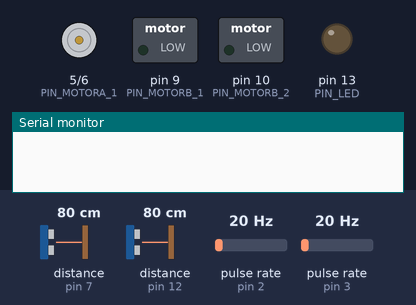
Simulated run of this sketch. Board: Arduino Uno, built with avr-gcc and run on an emulated ATmega328P. Shown: motor-driver pin pairs drawn as motors (green arrow = first pin HIGH = forward, orange = second pin HIGH = backward, longer = more drive), switched loads named in the sketch (green lamp = pin HIGH), output pins drawn as LEDs (lit = HIGH), the last lines printed to the serial monitor. Wiring (inferred from the names in the program): 2 × ultrasonic range finder: trigger pin 8, echo pin 7 / trigger pin 11, echo pin 12; 2 × pulse sensor: data pin 2 / data pin 3. Inputs (shaded band) come from the test bench; at power-on: distance to the obstacle (sensors on pin 7, pin 12) 80 cm, pulse rate (sensors on pin 2, pin 3) 20 Hz. The echo pulse lasts 58.3 µs per cm; pins used as bus, display or sensor lines are not drawn.

Above: at 0.1 s.
At 1.2 s:
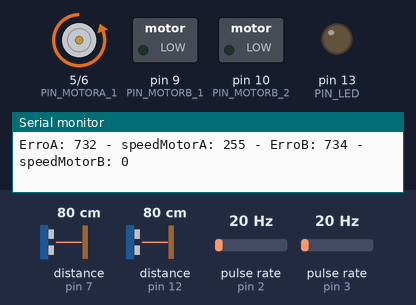
1.3 s: distance to the obstacle (sensor on pin 7) set to 120 cm
5.6 s: distance to the obstacle (sensor on pin 12) set to 2 cm
Timing chart, 0 to 8.6 s (numbered marks = the images above; inputs shaded):
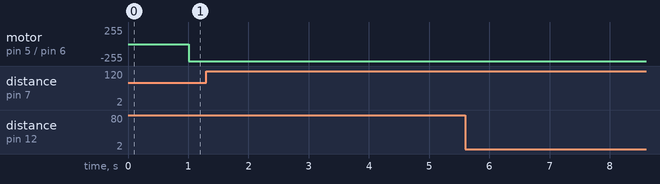

The sketch:

secondOrderFirstTry.ino
```cpp
/*
 *    Desenvolvido por ANDRE ABREU RODRIGUES DE ALMEIDA
 *    Matricula 12/0007100
 *
 *    Trabalho de Controle Digital
 *
 *    Descrição: Controle proporcional de 1 tanque A e 1 tanque B
 *
 *    Referencia:
 *    (1) K. Ogata.Modern Control Engineering, chapter 4, pages 100–158.
 *                Prentice Hall, 5th edition,2009
 */

//Definicao de pinos

  // Sensores ultrassonicos (nivel)
#define echoPin_US_A 7 // Define o pino D7 como ECHO do sensor ultrassonico(HC-SR04) A
#define trigPin_US_A 8 // Define o pino D8 (PWM) como TRIG do sensor ultrassonico(HC-SR04) A
#define echoPin_US_B 12 // Define o pino D12 como ECHO do sensor ultrassonico(HC-SR04) B
#define trigPin_US_B 11 // Define o pino D11 (PWM) como TRIG do sensor ultrassonico(HC-SR04) B
  // Sensores de fluxo
#define flowPin_A 2 // Define o pino D2 como pino de dados do sensor de fluxo (YF-S401) A
#define flowPin_B 3 // Define o pino D3 como pino de dados do sensor de fluxo (YF-S401) B
  // LED
#define PIN_LED 13
  // Motores
        // Motor A
#define PIN_MOTORA_1 5
#define PIN_MOTORA_2 6
        // Motor B
#define PIN_MOTORB_1 9
#define PIN_MOTORB_2 10
  // Botao
#define button 14

  // Unidades internas do programa
#define delayMultiplier 1   //PARA ALTERAR O TEMPO DE AMOSTRAGEM (TS), UTILIZAR ESTE DEFINE

//Variaveis globais

  // Sensores ultrassonicos (nivel)
int distanceFromSensorA, distanceFromSensorB; // Variavel da afericao de distancia
int sumA, sumB; // Variaveis contendo a soma das distancias
int averageA, averageB; // Variaveis que armazenam a media da distancia
int headA, headB; // Variaveis do nível de liquido
int i;  //iterador
  // Sensores de fluxo
double flowRate_A;  // Variavel que armazena o a vazao/fluxo do tanque A
double flowRate_B;  // Variavel que armazena o a vazao/fluxo do tanque B
volatile int count1; // Precisa ser declarado como volatil para ser calculado
                          // corretamente durante as interrupções
volatile int count2; // Precisa ser declarado como volatil para ser calculado
                          // corretamente durante as interrupções
int rA, rB;  // Variavel instantanea R para calculo de polos e zeros
int rMedioA, rMedioB;  // Variavel para armazenar valor medio de R
  // Motores
int speedMotorA, speedMotorB;
  // Referencia
int headRef;
int errorA, errorB;


void setup() {
  //Define entradas e saidas
  pinMode(trigPin_US_A, OUTPUT);  // Define o pino de TRIG do sensor US1 como saida
  pinMode(echoPin_US_A, INPUT);   // Define o pino de ECHO do sensor US1 como entrada
  pinMode(trigPin_US_B, OUTPUT);  // Define o pino de TRIG do sensor US2 como saida
  pinMode(echoPin_US_B, INPUT);   // Define o pino de ECHO do sensor US2 como entrada
  pinMode(flowRate_A, INPUT);     // Define o pino de dados do sensor de fluxo A como entrada
  pinMode(flowRate_B, INPUT);     // Define o pino de dados do sensor de fluxo B como entrada
  pinMode(PIN_LED, OUTPUT);       // Define o LED do pino 13 como saida
  pinMode(PIN_MOTORA_1, OUTPUT);  // Define o pino de controle do motor como saida
  pinMode(PIN_MOTORA_2, OUTPUT);  // Define o pino de controle do motor como saida
  pinMode(PIN_MOTORB_1, OUTPUT);  // Define o pino de controle do motor como saida
  pinMode(PIN_MOTORB_2, OUTPUT);  // Define o pino de controle do motor como saida
  pinMode(button, INPUT);         // Le botao

// Inicia os motores em estado parado
  analogWrite(PIN_MOTORA_1,0);
  analogWrite(PIN_MOTORA_2,0);
  analogWrite(PIN_MOTORB_1,0);
  analogWrite(PIN_MOTORB_2,0);

  // Define as interrupcoes
  attachInterrupt(digitalPinToInterrupt(flowPin_A), flow1, RISING);  // Configura interrupção
                                   // do pino 2 do Arduino para executar a funcao "flow"
  attachInterrupt(digitalPinToInterrupt(flowPin_B), flow2, RISING);  // Configura interrupção
                                   // do pino 3 do Arduino para executar a funcao "flow"

  //Define frequencia de comunicacao serial
  Serial.begin(9600); // Define BAUDRATE em 9600

  //Inicia variaveis
  distanceFromSensorA = 0;
  distanceFromSensorB = 0;
  sumA = 0;
  sumB = 0;
  averageA = 0;
  averageB = 0;
  i = 0;
  rA = 0;
  rB = 0;
  rMedioA = 0;
  rMedioB = 0;
  speedMotorA = 0;
  speedMotorB = 0;
  headRef = 70;
  errorA = 0;
  errorB = 0;
}

void loop() {
  // Medicao de nivel dos tanques
    // Lê distancia do sensor ultrassonico A
  distanceFromSensorA = leDistancia(trigPin_US_A, echoPin_US_A);
  distanceFromSensorB = leDistancia(trigPin_US_B, echoPin_US_B);
    // Calcula o nível de líquido
  headA = 134 - distanceFromSensorA;
  headB = 132 - distanceFromSensorB;
  //media(headA, headB);

  // Medicao de fluxo de saida dos tanques
    // Executa interrupcoes
  count1 = 0;     // Reseta o contador para iniciar do 0 a cada ciclo
  count2 = 0;     // Reseta o contador para iniciar do 0 a cada ciclo
  interrupts();   // Habilita as interrupcoes do Arduino
  delay(1000);    // Aguarda 1 segundo
  noInterrupts(); // Desablita interrupcoes do Arduino
    // Calcula fluxo
  flowRate_A = (count1 * 2.25 / delayMultiplier);   // Multiplica os pulsos contados por 2.25mL   (mL/s)
  flowRate_B = (count2 * 2.25 / delayMultiplier);   // Multiplica os pulsos contados por 2.25mL   (mL/s)
    // Ajusta unidades
  flowRate_A = flowRate_A * 60;   // Converte segundos para minutos (mL / Minuto)
  flowRate_B = flowRate_B * 60;   // Converte segundos para minutos (mL / Minuto)
  flowRate_A = flowRate_A / 1000; // Converte mL para litro (L / min)
  flowRate_B = flowRate_B / 1000; // Converte mL para litro (L / min)

  // Calculo de R para alocacao de polos e zeros empiricos
  rA = headA / flowRate_A;  // A partir de Ogata(1): q = h / R ---> R = h / q
  rB = headB / flowRate_B;  // A partir de Ogata(1): q = h / R ---> R = h / q
  media(rA, rB);
  rMedioA = averageA;
  rMedioB = averageB;

  pumpProportionalControl();

  imprime();
  //imprimeCSV();

  delay(1000 * delayMultiplier);
}


int leDistancia (int trigPin, int echoPin){
  long duratFCT;
  int distFCT;
  digitalWrite(trigPin, LOW);   // Limpa o trigPin
  delayMicroseconds(2);
  digitalWrite(trigPin, HIGH);    // Ativa o trigPin por 10ms
  delayMicroseconds(10);
  digitalWrite(trigPin, LOW);   // Desativa o trigPin
  // Leitura do echoPin para o tempo de retorno do som emitido em microsegundos
  duratFCT = pulseIn(echoPin, HIGH);
  // Calculando a distancia de viagem da onda sonora
  distFCT = duratFCT * 343 / 1000;
          // Tempo de propagacao * Velocidade do som
          // Velocidade do som = 0.343 mm/us
  distFCT = distFCT / 2;  // Divide por 2 para considerar trecho de ida e retorno do som
  return distFCT; //em mm
}


void media (int numberA, int numberB){
  i++;
  sumA = sumA + numberA;
  averageA = sumA / i;
  sumB = sumB + numberB;
  averageB = sumB / i;
}


void flow1 (){
  count1++;
}


void flow2 (){
  count2++;
}


void pumpProportionalControl(){
  // Calcula erros
  errorA = headRef - headA;
  errorB = headRef - headB;

  /*
  // Logica motor A
  if(errorA > 255){
    speedMotorA = 255;
  }
  else if (errorA <=0){
    speedMotorA = 0;
  }
  else{
    if (errorA < (255/5)){
      speedMotorA = errorA * 5;
    }
    else{
      speedMotorA = 255;
    }
  }
  */

  speedMotorA = 255;

  /*if (digitalRead(button) == HIGH){
    speedMotorB = 255;
    digitalWrite(PIN_LED, HIGH);
  }
  else {
    speedMotorB = 0;
    digitalWrite(PIN_LED, LOW);
  }*/

  // Aciona Motores
  analogWrite(PIN_MOTORA_1,0);
  analogWrite(PIN_MOTORA_2,speedMotorA);
  analogWrite(PIN_MOTORB_1,0);
  analogWrite(PIN_MOTORB_2,speedMotorB);
}

void imprime(){
  Serial.print("Tempo: ");
  Serial.print(millis()/1000);
  Serial.print("s - Nivel A: ");
  Serial.print(headA);
  Serial.print("mm - Nivel B: ");
  Serial.print(headB);
  Serial.print("mm - Fluxo A: ");
  Serial.print(flowRate_A);
  Serial.print("L/min - Fluxo B: ");
  Serial.print(flowRate_B);
  Serial.println("L/min");

  /*Serial.print("R_A: ");
  Serial.print(rA);
  Serial.print(" - R_A_med: ");
  Serial.print(rMedioA);
  Serial.print(" - R_B: ");
  Serial.print(rB);
  Serial.print(" - R_B_med: ");
  Serial.println(rMedioB);
  */

  Serial.print("ErroA: ");
  Serial.print(errorA);
  Serial.print(" - speedMotorA: ");
  Serial.print(speedMotorA);
  Serial.print(" - ErroB: ");
  Serial.print(errorB);
  Serial.print(" - speedMotorB: ");
  Serial.println(speedMotorB);
  Serial.println("");

}


void imprimeCSV (){
  Serial.print(millis()/1000);
  Serial.print(",");
  Serial.print(headA);
  Serial.print(",");
  Serial.print(headB);
  Serial.print(",");
  Serial.print(flowRate_A);
  Serial.print(",");
  Serial.print(flowRate_B);
  Serial.print(",");

  Serial.print(rA);
  Serial.print(",");
  Serial.print(rMedioA);
  Serial.print(",");
  Serial.print(rB);
  Serial.print(",");
  Serial.println(rMedioB);
}
```
